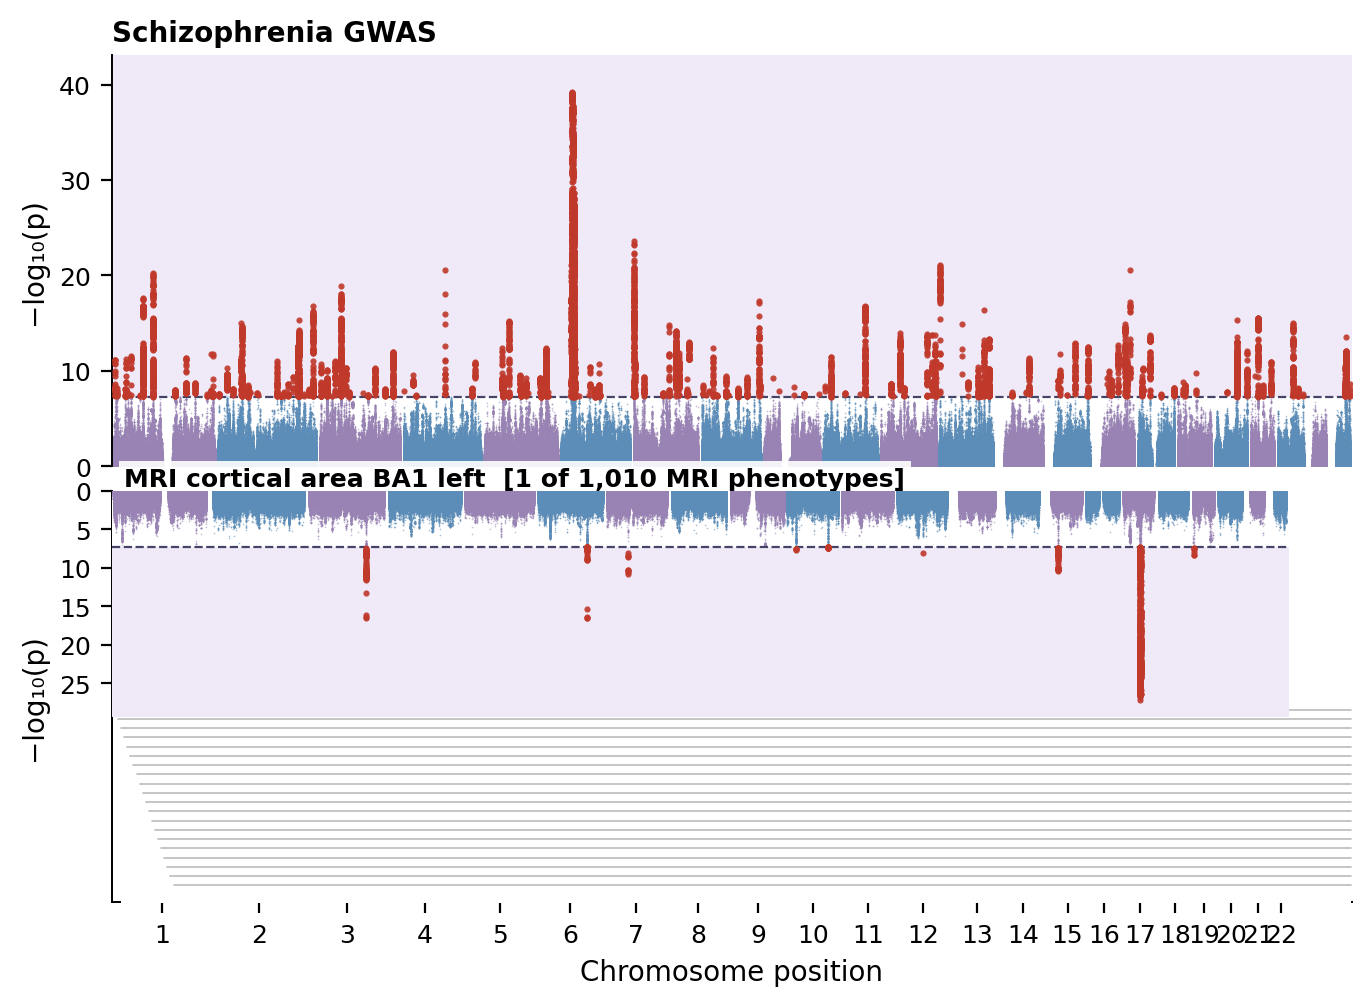

Reproduce this figure in Python.
#!/usr/bin/env python3
"""
Layered Miami plot — deck-of-cards style.

Only the FRONT card shows real data (one MRI phenotype).
Behind it, N_GHOST_CARDS blank white rectangles are stacked, each
shifted down by GHOST_STEP logP-units and slightly to the right,
so their top edges peek out like a physical deck of cards.

Output: figures/miami_layered.png
"""

import numpy as np
import pandas as pd
import matplotlib
matplotlib.use("Agg")
import matplotlib.pyplot as plt
import matplotlib.ticker as mticker
from pathlib import Path

BASE     = Path(__file__).parent.parent
SCZ_PATH = BASE / "data/pipeline/input/gwas_illness/z_SCZ.txt"
MRI_PATH = BASE / "data/pipeline/input/gwas_mri/pheno_gwas/Area_BA1_right/allRES.txt"
OUT_PATH = BASE / "figures/miami_layered.png"

GWAS_SIG  = 5e-8
CHR_ORDER = [str(i) for i in range(1, 23)]

# ── Style ──────────────────────────────────────────────────────────────────────
C_ODD  = "#9983B5"
C_EVEN = "#5B8DB8"
C_SIG  = "#C0392B"
C_LINE = "#444466"
C_FILL = "#F0EAF8"

FIGSIZE = (8, 5.5)
DPI     = 200
S_MAIN  = 0.35
S_SIG   = 5.0
GAP_BP  = 8_000_000

# ── Deck parameters ────────────────────────────────────────────────────────────
N_GHOST_CARDS = 20     # blank cards stacked behind the real one
GHOST_STEP    = 1.2    # logP units each card peeks below the one in front
GHOST_X_STEP  = 8e6    # bp x-shift per card (perspective)
N_MRI_TOTAL   = 1010   # label only


# ── Data ───────────────────────────────────────────────────────────────────────

def load_scz() -> pd.DataFrame:
    print("  SCZ …")
    df = pd.read_csv(SCZ_PATH, sep="\t", usecols=["chrom", "pos", "P"],
                     low_memory=False)
    df.columns = ["CHR", "BP", "P"]
    df["CHR"] = df["CHR"].astype(str).str.strip()
    df["P"]   = pd.to_numeric(df["P"], errors="coerce")
    df = df.dropna(subset=["P"]).query("CHR in @CHR_ORDER").reset_index(drop=True)
    print(f"    {len(df):,} SNPs")
    return df


def load_mri() -> pd.DataFrame:
    print("  MRI …")
    df = pd.read_csv(MRI_PATH, sep="\t", usecols=["#CHROM", "POS", "P"],
                     low_memory=False)
    df.columns = ["CHR", "BP", "P"]
    df["CHR"] = df["CHR"].astype(str).str.strip()
    df["P"]   = pd.to_numeric(df["P"], errors="coerce")
    df = df.dropna(subset=["P"]).query("CHR in @CHR_ORDER").reset_index(drop=True)
    print(f"    {len(df):,} SNPs")
    return df


# ── Coordinates ────────────────────────────────────────────────────────────────

def build_offsets(df: pd.DataFrame) -> dict:
    chr_max = df.groupby("CHR")["BP"].max()
    offsets, cursor = {}, 0
    for ch in CHR_ORDER:
        if ch in chr_max.index:
            offsets[ch] = cursor
            cursor += int(chr_max[ch]) + GAP_BP
    return offsets


def apply_coords(df: pd.DataFrame, offsets: dict) -> pd.DataFrame:
    df = df[df["CHR"].isin(offsets)].copy()
    df["cumpos"] = df["BP"].values + df["CHR"].map(offsets).astype(np.int64).values
    df["logP"]   = -np.log10(df["P"].clip(lower=1e-300))
    return df


def chr_ticks(df: pd.DataFrame) -> tuple[list, list]:
    ticks, labels = [], []
    for ch in CHR_ORDER:
        sub = df[df["CHR"] == ch]
        if len(sub):
            ticks.append(sub["cumpos"].mean())
            labels.append(ch)
    return ticks, labels


def chr_color(ch: str) -> str:
    return C_ODD if int(ch) % 2 == 1 else C_EVEN


# ── Axis style ─────────────────────────────────────────────────────────────────

def _style(ax, ticks, labels, xmin, xmax, xlabel=True):
    ax.set_xlim(xmin, xmax)
    ax.set_xticks(ticks)
    ax.set_xticklabels(labels if xlabel else [""] * len(labels), fontsize=9)
    if xlabel:
        ax.set_xlabel("Chromosome position", fontsize=10)
    ax.set_ylabel("−log₁₀(p)", fontsize=10)
    ax.spines["top"].set_visible(False)
    ax.spines["right"].set_visible(False)
    ax.spines["bottom"].set_linewidth(0.7)
    ax.spines["left"].set_linewidth(0.7)
    ax.tick_params(width=0.8, length=4, labelsize=9)


# ── Deck drawing ───────────────────────────────────────────────────────────────

def draw_deck(ax, fg: pd.DataFrame, xmin: float, xmax: float) -> float:
    """
    Draw the foreground Manhattan + N_GHOST_CARDS blank cards behind it.

    Ghost cards are placed below the foreground (more negative y) and shifted
    slightly to the right so their top edges are visible as card edges.
    They contain no data — just a white rectangle with a thin border line.
    """
    max_logp = fg["logP"].max()
    sig_logp = -np.log10(GWAS_SIG)

    # Total x span including all ghost shifts
    x_total = xmax + N_GHOST_CARDS * GHOST_X_STEP

    # ── Ghost cards: drawn back-to-front ──────────────────────────────────────
    # Ghost k=N is furthest back, k=1 is just behind the foreground.
    # Baseline of ghost k = -(max_logp + k * GHOST_STEP)  [below the real card]
    for k in range(N_GHOST_CARDS, 0, -1):
        baseline = -(max_logp + k * GHOST_STEP)
        x_off    = k * GHOST_X_STEP
        z        = k   # back cards have low zorder, front ghosts have higher

        # White card body — occludes cards further behind in its y-range
        ax.fill_between(
            [xmin + x_off, x_total],
            baseline - max_logp,   # card bottom (never actually visible)
            baseline,              # card top = the visible edge
            color="white", zorder=z, lw=0,
        )

        # Card top-edge line (the only visible part of each ghost)
        ax.plot(
            [xmin + x_off, x_total],
            [baseline, baseline],
            color="#BBBBBB", lw=0.6, zorder=z + 1,
            solid_capstyle="round",
        )

    # ── Foreground card — highest zorder, covers ghost bodies ─────────────────
    Z = N_GHOST_CARDS * 2 + 20

    # White background for the foreground card
    ax.fill_between(
        [xmin, xmax],
        -max_logp * 1.08, 0,
        color="white", zorder=Z, lw=0,
    )

    # Lavender fill in the significance region
    ax.fill_between(
        [xmin, xmax],
        -max_logp * 1.08, -sig_logp,
        color=C_FILL, zorder=Z, lw=0,
    )

    # Manhattan scatter
    for ch in CHR_ORDER:
        sub = fg[fg["CHR"] == ch]
        if len(sub) == 0:
            continue
        ax.scatter(sub["cumpos"], -sub["logP"],
                   c=chr_color(ch), s=S_MAIN, alpha=0.55,
                   linewidths=0, rasterized=True, zorder=Z + 1)

    # Significant hits
    sig = fg[fg["P"] < GWAS_SIG]
    if len(sig):
        ax.scatter(sig["cumpos"], -sig["logP"],
                   c=C_SIG, s=S_SIG, alpha=0.9, linewidths=0,
                   zorder=Z + 2, rasterized=True)

    # Significance threshold line
    ax.plot([xmin, xmax], [-sig_logp, -sig_logp],
            color=C_LINE, lw=0.8, ls="--", zorder=Z + 1)

    return -(max_logp * 1.08 + N_GHOST_CARDS * GHOST_STEP)


# ── Main ───────────────────────────────────────────────────────────────────────

def main() -> None:
    print("Loading …")
    scz_raw = load_scz()
    mri_raw = load_mri()

    offsets = build_offsets(scz_raw)
    scz     = apply_coords(scz_raw, offsets)
    mri     = apply_coords(mri_raw, offsets)

    ticks, labels = chr_ticks(scz)
    xmin = scz["cumpos"].min() - 5e6
    xmax = scz["cumpos"].max() + 5e6

    # x-limit for the bottom panel is wider (ghost cards shift right)
    xmax_bot = xmax + N_GHOST_CARDS * GHOST_X_STEP * 1.02

    fig, (ax_top, ax_bot) = plt.subplots(
        2, 1, figsize=FIGSIZE,
        gridspec_kw={"hspace": 0.06, "height_ratios": [1, 1]},
    )
    fig.patch.set_facecolor("white")

    # ── TOP: SCZ ──────────────────────────────────────────────────────────────
    sig_y_top = -np.log10(GWAS_SIG)
    ymax_top  = scz["logP"].max() * 1.10
    ax_top.fill_between([xmin, xmax], sig_y_top, ymax_top,
                        color=C_FILL, zorder=0, lw=0)
    for ch in CHR_ORDER:
        sub = scz[scz["CHR"] == ch]
        if len(sub) == 0:
            continue
        ax_top.scatter(sub["cumpos"], sub["logP"],
                       c=chr_color(ch), s=S_MAIN, alpha=0.55,
                       linewidths=0, rasterized=True)
    sig_scz = scz[scz["P"] < GWAS_SIG]
    if len(sig_scz):
        ax_top.scatter(sig_scz["cumpos"], sig_scz["logP"],
                       c=C_SIG, s=S_SIG, alpha=0.9, linewidths=0,
                       zorder=6, rasterized=True)
    ax_top.axhline(sig_y_top, color=C_LINE, lw=0.8, ls="--")
    ax_top.set_ylim(0, ymax_top)
    ax_top.set_title("Schizophrenia GWAS", loc="left", fontsize=10,
                     fontweight="bold", pad=5)
    _style(ax_top, ticks, labels, xmin, xmax, xlabel=False)
    ax_top.tick_params(axis="x", bottom=False)
    ax_top.spines["bottom"].set_visible(False)

    # ── BOTTOM: MRI deck ──────────────────────────────────────────────────────
    y_min = draw_deck(ax_bot, mri, xmin, xmax)

    # y-axis: label the foreground card's scale
    mri_max = int(mri["logP"].max()) + 2
    yticks  = list(range(0, -mri_max - 1, -5))
    ax_bot.set_yticks(yticks)
    ax_bot.set_yticklabels([str(abs(y)) for y in yticks], fontsize=9)
    ax_bot.set_ylim(y_min, 0)
    ax_bot.set_ylabel("−log₁₀(p)", fontsize=10)

    ax_bot.text(
        0.01, 1.0,
        f"MRI cortical area BA1 left  [1 of {N_MRI_TOTAL:,} MRI phenotypes]",
        transform=ax_bot.transAxes, fontsize=9, fontweight="bold",
        va="bottom", ha="left",
        bbox=dict(facecolor="white", alpha=0.9, edgecolor="none", pad=2),
    )

    _style(ax_bot, ticks, labels, xmin, xmax_bot, xlabel=True)
    ax_bot.spines["top"].set_visible(False)

    fig.tight_layout(pad=0.6)
    fig.savefig(OUT_PATH, dpi=DPI, bbox_inches="tight", facecolor="white")
    print(f"\nSaved → {OUT_PATH}")
    plt.close(fig)


if __name__ == "__main__":
    main()
